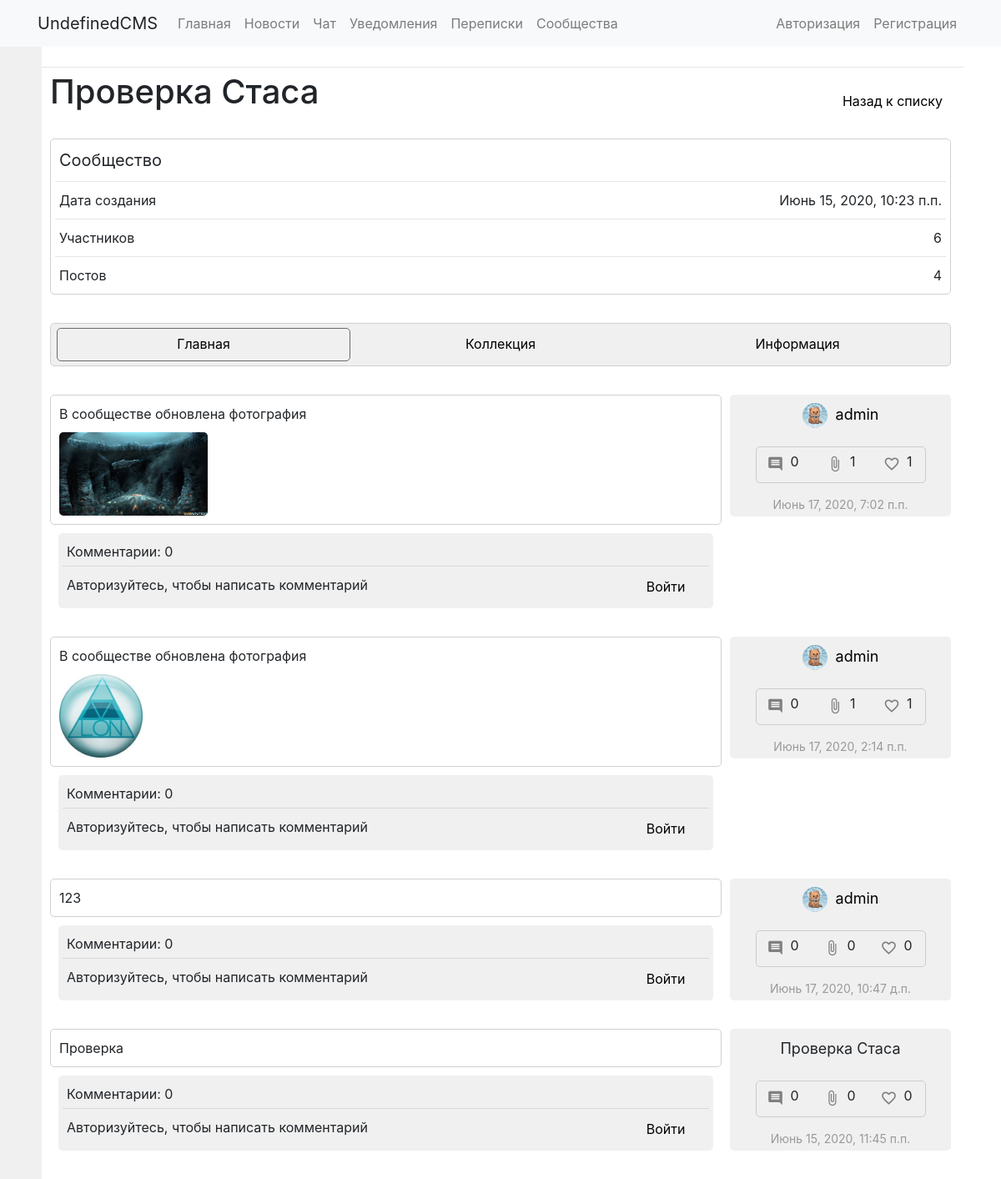
The app's page /groups/fgjj/ with its own data.
### communities/models.py (models this page shows, shortened)
class Group(models.Model):
	groupname = models.CharField(max_length=40)
	image = models.ImageField(upload_to='groups/groupimages', default=False)
	slug = models.SlugField(max_length=40, unique=True)
	description = models.TextField(blank=True)
	public = models.BooleanField(default=True)
	allowarticles = models.IntegerField(default=2)
	pubdate = models.DateTimeField('date published', default=datetime.now())
	admin = models.ForeignKey(User, on_delete=models.CASCADE, null=True, blank=True, related_name='groups_admins')
	editors = models.ManyToManyField(User, blank=True, related_name='groups_editors')
	subscribers = models.ManyToManyField(User, blank=True, related_name='groups_subs')
	subrequests = models.ManyToManyField(User, blank=True, related_name='groups_requests')
	banned = models.ManyToManyField(User, blank=True, related_name='groups_banned')
	def __str__(self):
		return self.groupname

class GroupArticle(models.Model):
	allowed = models.BooleanField(default=True)
	text = models.TextField()
	pubdate = models.DateTimeField('date published', default=datetime.now())
	group = models.ForeignKey(Group, on_delete=models.CASCADE, related_name='articles')
	likes = models.ManyToManyField(User, blank=True, related_name='likes')
	author = models.ForeignKey(User, on_delete=models.PROTECT, null=True, blank=True, related_name='articles_author', default=None)

### UserProfile/models.py (models this page shows, shortened)
class Profile(models.Model):
    user = models.OneToOneField(User, on_delete=models.CASCADE)
    about = models.TextField(max_length=500, blank=True)
    birth_date = models.DateField(null=True, blank=True)
    email = models.TextField(max_length=50, blank=True)
    city = models.TextField(max_length=30, blank=True)
    phone = models.TextField(max_length=30, blank=True)
    interests = models.TextField(max_length=500, blank=True)
    avatar = models.ImageField(upload_to=user_directorypath, default='/static/profile.jpg')
    blacklist = models.ManyToManyField(User, related_name='blacklists')

### communities/views.py (the view)
# urls.py: path('<str:groupslug>/', community, name='community'),
def community(request, groupslug):
	if Group.objects.filter(slug=groupslug).exists():
		group = Group.objects.get(slug=groupslug)
		articles = group.articles.filter(allowed=True).order_by('-pubdate')
		articles_count = articles.count()
		requestarticles = group.articles.filter(allowed=False).order_by('-pubdate')
		if request.user.is_authenticated and group.articles.filter(allowed=False, author=request.user):
			author_request_articles = group.articles.filter(allowed=False, author=request.user).order_by('-pubdate')
		else:
			author_request_articles = []
		context = {
			'group': group,
			'articles': articles,
			'requestarticles': requestarticles,
			'articles_count': articles_count,
			'author_request_articles': author_request_articles
		}
		return render(request, 'communities/community.html', context)
	else:
		return render(request, 'communities/nogroup.html')

### communities/templates/communities/community.html (shortened to what this page needs)
{% extends "communities/community_template.html" %}
{% block main %}
  <div class="content_block" style="display: block;">
    <div id="articles">
      {% if articles %}
        {% for post in articles %}
          {% if post.allowed %}
            <div class="inline-wrapper">
              <div style="width: calc(75% - 5px);">
                <div class="plate">
                  <div class="text2">{{ post.text }}</div>
                  <div id="post{{ post.id }}addition1" style="flex-wrap: wrap; display: flex;">
                  </div>
                </div>
                <div style="padding: 0px 10px;">
                  <div class="solid">
                    <div class="text2">Комментарии: {{ post.comments.count }}</div>
                    <hr>
                    <div class="inline-wrapper">
                      {% if request.user.is_authenticated %}
                        <input class="input1" style="border: none;" maxlength="40" type="text" placeholder="Оставить комментарий...">
                        <div class="button0" style="width: 100px; margin-left: 10px;">Отправить</div>
                      {% else %}
                        <div class="text2">Авторизуйтесь, чтобы написать комментарий</div>
                        <a class="button0" style="width: 100px; margin-left: 10px;" href="/auth/login">Войти</a>
                      {% endif %}
                    </div>
                  </div>
                </div>
              </div>
              <div class="solid" style="width: calc(25% - 5px); height: 146px; text-align: center;">
                <div class="inline-wrapper" style="height: 40px;">
                  <div class="inline-wrapper" style="height: 40px;">
                    {% if post.author != None %}
                      <img class="small-img" src="/media/{{ post.author.profile.avatar }}" alt="" onError="this.remove()">
                      <div class="text2-1"><a class="link1" href="{% url 'UserProfile:userprofile' post.author %}">{{ post.author }}</a></div>
                    {% else %}
                      <div class="text2-1">{{ post.group }}</div>
                    {% endif %}
                  </div>
                </div>
                <div class="inline-wrapper" style="margin: 17px auto 15px; padding: 10px 10px 5px 10px;{% if request.user in group.editors.all or request.user == group.admin %} width: 95%; {% else %} width: 80%; {% endif %} border-radius: 5px; border: 1px #CCC solid;">
                  <div class="inline-wrapper"><i class="material-icons icon1">comment</i><div class="text2" style="margin-top: -5px;">{{ post.comments.count }}</div></div>
                  <div class="inline-wrapper"><i class="material-icons icon1">attach_file</i><div class="text2" style="margin-top: -5px;">{{ post.files.count }}</div></div>
                  {% if request.user.is_authenticated %}
                    {% if request.user in post.likes.all %}
                      <div class="inline-wrapper">
                        <i id="like{{post.id}}" class="material-icons icon1 pointer" onclick="removelike('{{ post.id }}')">favorite</i>
                        <div class="text2 pointer" style="margin-top: -5px;">{{ post.likes.count }}</div>
                      </div>
                    {% else %}
                      <div class="inline-wrapper">
                        <i id="like{{post.id}}" class="material-icons icon1 pointer" onclick="setlike('{{ post.id }}')">favorite_border</i>
                        <div class="text2 pointer" style="margin-top: -5px;">{{ post.likes.count }}</div>
                      </div>
                    {% endif %}
                    {% if request.user in group.editors.all or request.user == group.admin %}
                      <a id="delete{{ post.id }}" href="{% url 'communities:deletearticle' groupid=group.id articleid=post.id %}"></a>
                      <i class="material-icons icon1 pointer" onclick="showedit('{{ post.id }}')">edit</i>
                      <i class="material-icons icon1 pointer" onclick="showwarning2('Удалить этот пост?', 'deletepost({{ post.id }})')">delete</i>
                    {% endif %}
                  {% else %}
                    <div class="inline-wrapper">
                      <i class="material-icons icon1">favorite_border</i>
                      <div class="text2 pointer" style="margin-top: -5px;">{{ post.likes.count }}</div>
                    </div>
                  {% endif %}
                </div>
                <div class="text3">{{ post.pubdate }}</div>
              </div>
            </div>
            <br>
          {% endif %}
        {% endfor %}
      {% else %}
        <div class="plate">
          <div class="text2">В этом сообществе нет постов</div>
        </div>
      {% endif %}
    </div>
  </div>
{% endblock %}

### communities/templates/communities/community_template.html (shortened to what this page needs)
{% extends "base_general.html" %}
{% load static %}
{% block links %}
  <link rel="stylesheet" href="{% static 'communities/css/style.css' %}"/>
{% endblock %}
{% block content %}
  <div class="inline-wrapper">
    <h1>{{ group.groupname }}</h1>
    <a class="button1" href="{% url 'communities:home' %}">Назад к списку</a>
  </div>
  <br>
  <div class="inline-wrapper">
    <div class="plate" style="width: 100%;">
      <div class="inline-wrapper">
        <div class="text1">Сообщество</div>
      </div>
      <hr>
      <div class="inline-wrapper">
        <div class="text2">Дата создания</div>
        <div class="text2">{{ group.pubdate }}</div>
      </div>
      <hr>
      <div class="inline-wrapper">
        <div class="text2">Участников</div>
        <div class="inline-wrapper">
          <div class="text2">{{ group.subscribers.count|add:group.editors.count|add:1 }}</div>
        </div>
      </div>
      <hr>
      <div class="inline-wrapper">
        <div class="text2">Постов</div>
        <div class="text2">{{ articles_count }}</div>
      </div>
    </div>
  </div>
  <br>
  {% if request.user in group.subscribers.all or request.user in group.editors.all or request.user == group.admin or group.public and request.user not in group.banned.all %}
    <div class="inline-wrapper plate solid">
      <a id="to_main" class="button0" href="{% url 'communities:community' group.slug %}">Главная</a>
      <a id="to_collection" class="button0" href="{% url 'communities:collection' group.slug %}">Коллекция</a>
      <a id="to_information" class="button0" href="{% url 'communities:information' group.slug %}">Информация</a>
    </div>
    <br>
    {% block main %}{% endblock %}
  {% else %}
    <div class="plate">
      <div class="text2">{% if request.user in group.banned.all %}Вы заблокированы в данном сообществе{% else %}Вы не можете просматривать контент сообщества{% endif %}</div>
    </div>
  {% endif %}
{% endblock %}

### static/communities/css/style.css (style rules this page uses)
hr { margin: 5px 0px; }
html { overflow-y: scroll; }
* { box-sizing: border-box; text-decoration: none; outline: none; list-style-type: none; height: auto; }
a { color: black; text-decoration: none; }
i, img, .button0, .button0-1, .button1, .button2, .button3 { -webkit-touch-callout: none; -webkit-user-select: none; -khtml-user-select: none; -moz-user-select: none; -ms-user-select: none; user-select: none; }
.plate { padding: 5px; border: 1px solid #D0D0D0; border-radius: 5px; margin-bottom: 10px; background-color: white; }
.solid { padding: 5px; background-color: #F0F0F0; border-radius: 5px; margin-bottom: 10px; }
.content_block { opacity: 0.2s; }
.inline-wrapper { display: flex; justify-content: space-between; }
.text1 { margin: 5px; font-size: 20px; white-space: pre-line; }
.text2 { margin: 5px; font-size: 16px; white-space: pre-line; }
.text2-1 { margin: 5px; font-size: 18px; white-space: pre-line; }
.text3 { margin: 6px; font-size: 14px; color: #999; white-space: pre-line; }
.button0 { width: 100%; margin: 2px 2px 0px; text-align: center; min-height: 40px; padding: 7px 10px; border-radius: 5px; cursor: pointer; transition: background-color 0.2s, color 0.2s; margin-top: auto; }
.button1 { text-align: center; min-height: 40px; padding: 7px 10px; border-radius: 10px; cursor: pointer; transition: 0.2s; margin-top: auto; }
.button0-active { border: 1px solid #6B6B6B; padding: 6px 9px; }
.small-img { object-fit: cover; width: 30px; height: 30px; border-radius: 20px; margin: 5px; }
.icon1 { color: grey; font-size: 20px; padding: 7px; margin-top: -7px; margin-left: -4px; margin-right: -4px; border-radius: 30px; transition: background-color 0.2s, color 0.2s; }

### records on screen
Group: groupname "Проверка Стаса", pubdate "Июнь 15, 2020, 10:23 п.п.", subscribers.count|add "6"
GroupArticle: text "В сообществе обновлена фотография", allowed True (drawn), comments.count "0", author.profile.avatar (picture), author "admin", files.count "1", likes.count "1", pubdate "Июнь 17, 2020, 7:02 п.п."
GroupArticle: text "В сообществе обновлена фотография", allowed True (drawn), comments.count "0", author.profile.avatar (picture), author "admin", files.count "1", likes.count "1", pubdate "Июнь 17, 2020, 2:14 п.п."
GroupArticle: text "123", comments.count "0", author.profile.avatar (picture), author "admin", files.count "0", likes.count "0", pubdate "Июнь 17, 2020, 10:47 д.п."
GroupArticle: text "Проверка", comments.count "0", group "Проверка Стаса", files.count "0", likes.count "0", pubdate "Июнь 15, 2020, 11:45 п.п."

### other values on screen
{{ articles_count }} "4"
